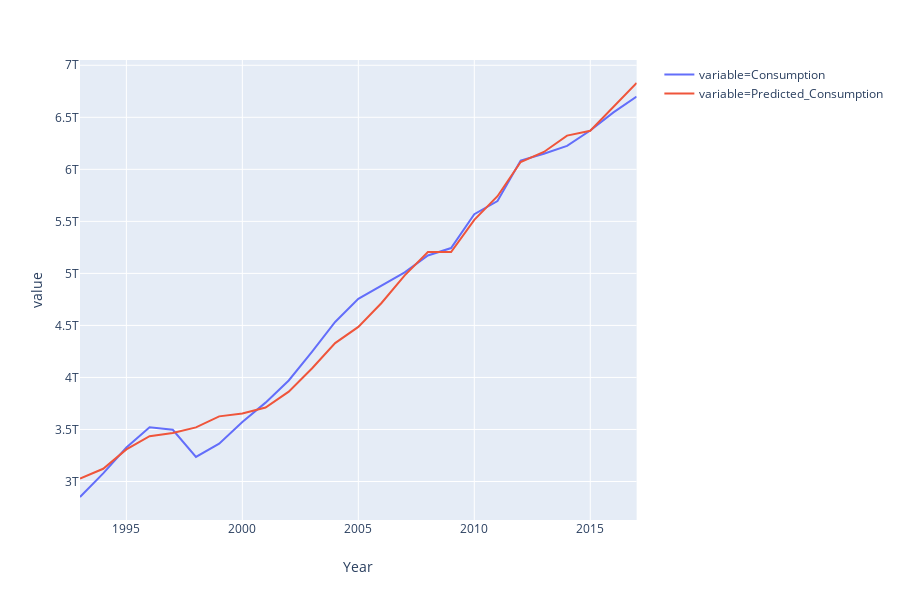

Notebook cell for this chart:
### Code cell
px.line(pd.melt(compare_df, id_vars = 'Year'), x = 'Year', y = 'value', color = 'variable')
